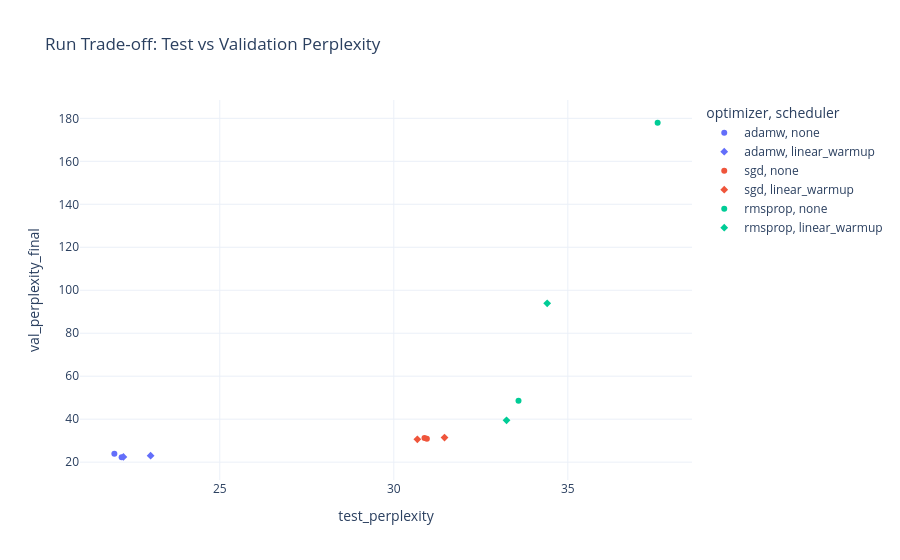

Notebook cell for this chart:
### Markdown cell above
BLEU and ROUGE are reference-based lexical overlaps: they reward n-gram matches between each sampled completion and the single stored assistant string in the test split. In open-ended dialogue, many fluent answers are valid, so even a model with respectable perplexity will often share few exact n-grams with that one reference. The metric suite here also uses stochastic decoding (sampling rather than greedy argmax), which increases variance and can depress overlap compared with a deterministic beam search aimed at surface similarity.

Absolute BLEU and ROUGE values are therefore expected to stay numerically modest for this setup; they should be read primarily in relative terms (best versus worst checkpoint on the same prompts and decoding policy) and as a complement to perplexity, not as a standalone ceiling on "quality". A low BLEU does not by itself imply failure of the language model objective; it often signals lexical diversity or mismatch between the reference phrasing and the model’s preferred wording. Where perplexity improves sharply between runs but BLEU moves only slightly, the gap reflects what each metric measures: likelihood under the model versus token overlap with one human-written target.

### Code cell
tradeoff_df = results_df.copy()
tradeoff_df["run"] = tradeoff_df["optimizer"] + "|" + tradeoff_df["scheduler"]

fig_tradeoff = px.scatter(
    tradeoff_df,
    x="test_perplexity",
    y="val_perplexity_final",
    color="optimizer",
    symbol="scheduler",
    hover_data=["run", "learning_rate"],
    title="Run Trade-off: Test vs Validation Perplexity",
)
fig_tradeoff.update_layout(template="plotly_white")
fig_tradeoff

### Figure 1 — Plotly figure (JSON) as saved in the notebook; plotly's stock layout.template omitted (floating-point values rounded to 4 significant figures)
{"data": [{"customdata": [["adamw|none", 0.0001], ["adamw|none", 5e-05]], "hovertemplate": "optimizer=adamw<br>scheduler=none<br>test_perplexity=%{x}<br>val_perplexity_final=%{y}<br>run=%{customdata[0]}<br>learning_rate=%{customdata[1]}<extra></extra>", "legendgroup": "adamw, none", "marker": {"color": "#636efa", "symbol": "circle"}, "mode": "markers", "name": "adamw, none", "orientation": "v", "showlegend": true, "type": "scatter", "x": [21.97, 22.18], "xaxis": "x", "y": [23.92, 22.28], "yaxis": "y"}, {"customdata": [["adamw|linear_warmup", 0.0001], ["adamw|linear_warmup", 5e-05]], "hovertemplate": "optimizer=adamw<br>scheduler=linear_warmup<br>test_perplexity=%{x}<br>val_perplexity_final=%{y}<br>run=%{customdata[0]}<br>learning_rate=%{customdata[1]}<extra></extra>", "legendgroup": "adamw, linear_warmup", "marker": {"color": "#636efa", "symbol": "diamond"}, "mode": "markers", "name": "adamw, linear_warmup", "orientation": "v", "showlegend": true, "type": "scatter", "x": [22.23, 23.01], "xaxis": "x", "y": [22.41, 23.0], "yaxis": "y"}, {"customdata": [["sgd|none", 0.001], ["sgd|none", 0.0005]], "hovertemplate": "optimizer=sgd<br>scheduler=none<br>test_perplexity=%{x}<br>val_perplexity_final=%{y}<br>run=%{customdata[0]}<br>learning_rate=%{customdata[1]}<extra></extra>", "legendgroup": "sgd, none", "marker": {"color": "#EF553B", "symbol": "circle"}, "mode": "markers", "name": "sgd, none", "orientation": "v", "showlegend": true, "type": "scatter", "x": [30.88, 30.95], "xaxis": "x", "y": [31.25, 30.89], "yaxis": "y"}, {"customdata": [["sgd|linear_warmup", 0.001], ["sgd|linear_warmup", 0.0005]], "hovertemplate": "optimizer=sgd<br>scheduler=linear_warmup<br>test_perplexity=%{x}<br>val_perplexity_final=%{y}<br>run=%{customdata[0]}<br>learning_rate=%{customdata[1]}<extra></extra>", "legendgroup": "sgd, linear_warmup", "marker": {"color": "#EF553B", "symbol": "diamond"}, "mode": "markers", "name": "sgd, linear_warmup", "orientation": "v", "showlegend": true, "type": "scatter", "x": [30.68, 31.46], "xaxis": "x", "y": [30.61, 31.42], "yaxis": "y"}, {"customdata": [["rmsprop|none", 5e-05], ["rmsprop|none", 0.0001]], "hovertemplate": "optimizer=rmsprop<br>scheduler=none<br>test_perplexity=%{x}<br>val_perplexity_final=%{y}<br>run=%{customdata[0]}<br>learning_rate=%{customdata[1]}<extra></extra>", "legendgroup": "rmsprop, none", "marker": {"color": "#00cc96", "symbol": "circle"}, "mode": "markers", "name": "rmsprop, none", "orientation": "v", "showlegend": true, "type": "scatter", "x": [33.58, 37.58], "xaxis": "x", "y": [48.53, 178.0], "yaxis": "y"}, {"customdata": [["rmsprop|linear_warmup", 5e-05], ["rmsprop|linear_warmup", 0.0001]], "hovertemplate": "optimizer=rmsprop<br>scheduler=linear_warmup<br>test_perplexity=%{x}<br>val_perplexity_final=%{y}<br>run=%{customdata[0]}<br>learning_rate=%{customdata[1]}<extra></extra>", "legendgroup": "rmsprop, linear_warmup", "marker": {"color": "#00cc96", "symbol": "diamond"}, "mode": "markers", "name": "rmsprop, linear_warmup", "orientation": "v", "showlegend": true, "type": "scatter", "x": [33.24, 34.41], "xaxis": "x", "y": [39.45, 93.91], "yaxis": "y"}], "layout": {"legend": {"title": {"text": "optimizer, scheduler"}, "tracegroupgap": 0}, "title": {"text": "Run Trade-off: Test vs Validation Perplexity"}, "xaxis": {"anchor": "y", "domain": [0, 1], "title": {"text": "test_perplexity"}}, "yaxis": {"anchor": "x", "domain": [0, 1], "title": {"text": "val_perplexity_final"}}}}
